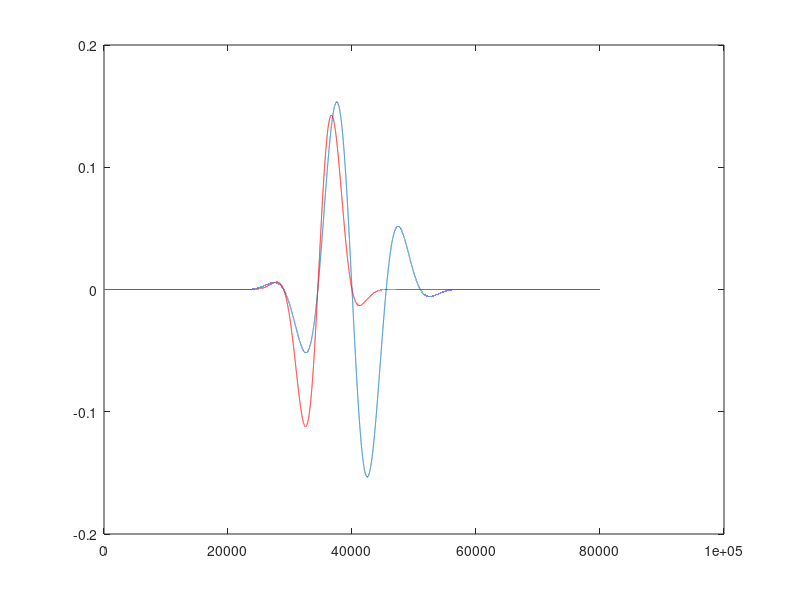
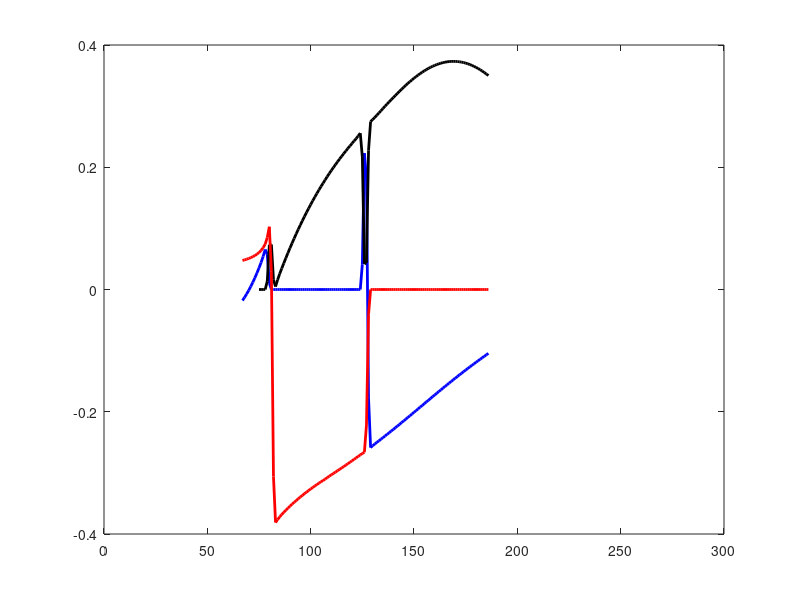
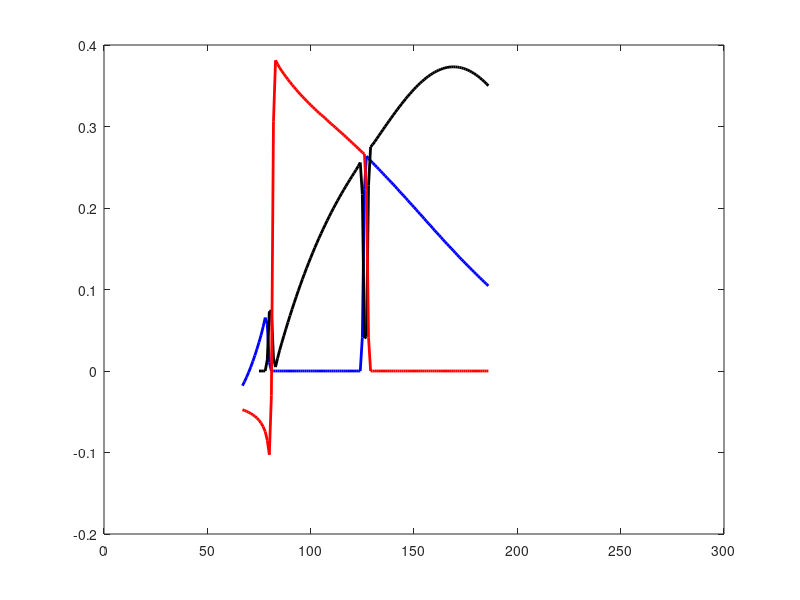

Write the MATLAB code that produced these figures, in order.
clear all; close all

mat=load('e1-q1.txt');
e1=mat(:,2);
e2=mat(:,3);
e3=mat(:,4);
r=mat(:,1);
step=0.04;
r1=-5.0:step:5.0;r1=r1';
e1int=interp1(r,e1,r1,'spline');

%e1int=e1int';
e0=-39.8385;
for i=1:length(e1int)
if e1int(i) < e0
e0=e1int(i);i
end
end
e1int=e1int-e0;
save('e1int.txt','e1int','-ascii')

for i=1:length(r)-32
    r0(i)=r(i+8);
    e10(i)=e1(i+8);
end
step2=0.04;
r11=-5.0-step2/2:step2:5.0+step2/2;r11=r11';
e1int0=interp1(r0,e10,r11,'spline');

e2int=interp1(r,e2,r11,'spline');
e3int=interp1(r,e3,r11,'spline');

%e1int=e1int';
e0=-39.8385;
for i=1:length(e1int0)
if e1int0(i) < e0
e0=e1int0(i);i
end
end
e1int0=e1int0-e0;
e2int=e2int-e0;
e3int=e3int-e0;
save('e1int0.txt','e1int0','-ascii')
save('e2int.txt','e2int','-ascii')
save('e3int.txt','e3int','-ascii')

a0=5.2917721092d-11;
v0=2.1876912633d6;
c=2.997924580d8;
h=1.05457168d-34;
lam=800d-9;
energy=2*pi*137/(lam/a0)
freq=c/lam*2*pi/(v0/a0)

% sum=0.0d0;
% for i=1:length(x)
% sum=sum+x(i)^2*e1int(i)*step;
% end
% sum

pdm1=load('fort.1041.outpdm1x.dat');
pdm10=interp1(r,pdm1,r11,'spline');
save('pdm1x.txt','pdm10','-ascii')

pdm2=load('fort.1041.outpdm2x.dat');
pdm20=interp1(r,pdm2,r11,'spline');
save('pdm2x.txt','pdm20','-ascii')

pdm3=load('fort.1041.outpdm3x.dat');
pdm30=interp1(r,pdm3,r11,'spline');
save('pdm3x.txt','pdm30','-ascii')
%figure(1),plot(pdm1,'b','LineWidth',2),hold on,plot(pdm2,'k','LineWidth',2),hold on,plot(pdm3,'r','LineWidth',2)
%figure(2),plot(pdm10,'b','LineWidth',2),hold on,plot(pdm20,'k','LineWidth',2),hold on,plot(pdm30,'r','LineWidth',2)

E0=0.01;
t0=400;
phi=0;
w=0.056937;
sig=50;
i=0.d0;
t1=350;
phi=w*(t1-t0)+pi/2;
sig2=30;
%for i=1:100
for j=1:80000+1
    %for i=1:length(r1)
    t=(j-1)/100;
        %yt(j)= E0/w * (-(t-t0)/sig^2*sin(w*(t-t0)+phi*i/5) + w*cos(w*(t-t0)+phi*i/5) ) * exp(-(t-t0)^2/(2*sig^2)) ;
        yt(j)= E0/w * (cos(w*(t-t0)+pi/2) ) * exp(-(t-t0)^2/(2*sig^2)) ;
        yt2(j)= E0/w * (cos(w*(t-t1)+phi) ) * exp(-(t-t1)^2/(2*sig2^2)) ;
    %end
end
yt=yt';
yt2=yt2';
plot(yt)
pause
hold on,plot(yt2,'r')
pause
%end

save('field.txt','yt','-ascii')

x21=load('fort.1041.outtdm21x.dat');
for i=1:length(r)-0
    r01(i)=r(i+0);
    x211(i)=x21(i+0);
end
tdm21x=interp1(r01,x211,r11,'pchip');
save('tdm21x.txt','tdm21x','-ascii')




x31=load('fort.1041.outtdm31x.dat');
for i=1:length(r)-4
    r02(i)=r(i+4);
    x311(i)=x31(i+4);
end
tdm31x=interp1(r02,x311,r11,'pchip');
save('tdm31x.txt','tdm31x','-ascii')

x32=load('fort.1041.outtdm32x.dat');
for i=1:length(r)
    r03(i)=r(i);
    x321(i)=x32(i);
end
tdm32x=interp1(r03,x321,r11,'pchip');
save('tdm32x.txt','tdm32x','-ascii')

%figure(3),plot(x21,'b','LineWidth',2),hold on,plot(x31,'k','LineWidth',2),hold on,plot(x32,'r','LineWidth',2)
figure(4),plot(tdm21x,'b','LineWidth',2),hold on,plot(tdm31x,'k','LineWidth',2),hold on,plot(tdm32x,'r','LineWidth',2)



pdm1y=load('fort.1041.outpdm1y.dat');
pdm10y=interp1(r,pdm1y,r11,'spline');
save('pdm1y.txt','pdm10y','-ascii')

pdm2y=load('fort.1041.outpdm2y.dat');
pdm20y=interp1(r,pdm2y,r11,'spline');
save('pdm2y.txt','pdm20y','-ascii')

pdm3y=load('fort.1041.outpdm3y.dat');
pdm30y=interp1(r,pdm3y,r11,'spline');
save('pdm3y.txt','pdm30y','-ascii')

y21=load('fort.1041.outtdm21y.dat');
for i=1:length(r)-0
    r01(i)=r(i+0);
    y211(i)=y21(i+0);
end
tdm21y=interp1(r01,y211,r11,'pchip');
save('tdm21y.txt','tdm21y','-ascii')

y31=load('fort.1041.outtdm31y.dat');
for i=1:length(r)-4
    r02(i)=r(i+4);
    y311(i)=y31(i+4);
end
tdm31y=interp1(r02,y311,r11,'pchip');
save('tdm31y.txt','tdm31y','-ascii')

y32=load('fort.1041.outtdm32y.dat');
for i=1:length(r)
    r03(i)=r(i);
    y321(i)=y32(i);
end
tdm32y=interp1(r03,y321,r11,'pchip');
save('tdm32y.txt','tdm32y','-ascii')

%figure(3),plot(y21,'b','LineWidth',2),hold on,plot(y31,'k','LineWidth',2),hold on,plot(y32,'r','LineWidth',2)
figure(5),plot(tdm21y,'b','LineWidth',2),hold on,plot(tdm31y,'k','LineWidth',2),hold on,plot(tdm32y,'r','LineWidth',2)


















